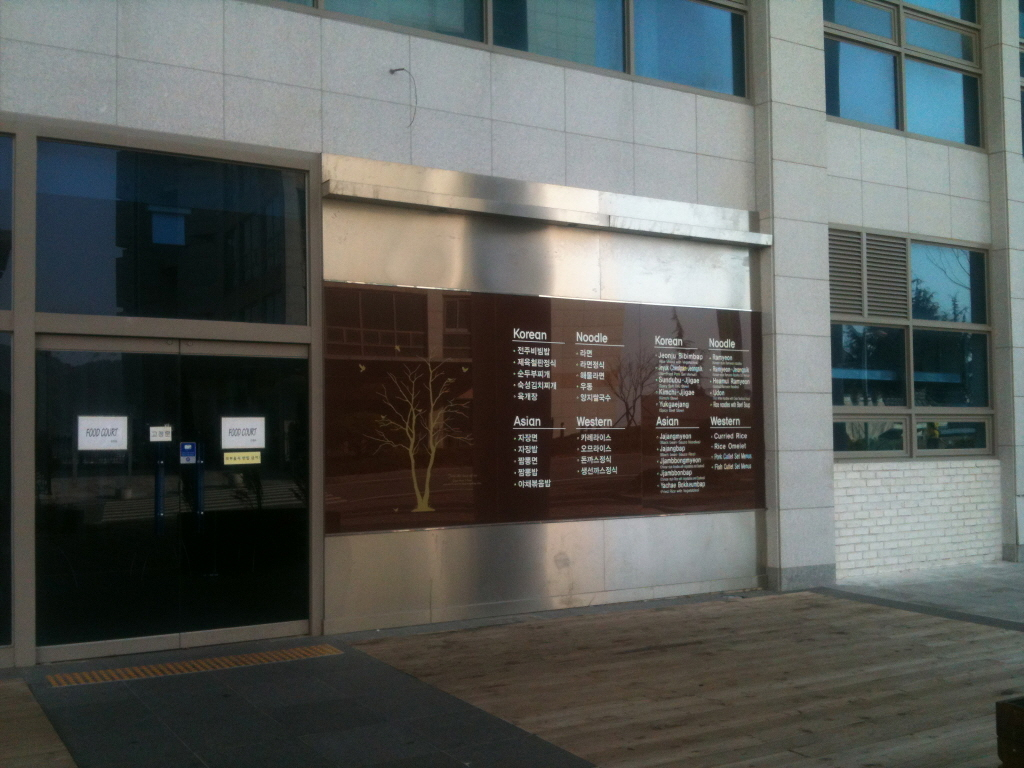
#> input picture homework4/dsu1.jpg, 1024 x 768 px
$ jupyter execute --allow-errors homework4.ipynb
#> lines starting #> are read from the running program, lines starting #| are printed output that depends on the picture
[cell 1]
import cv2
import numpy as np
from matplotlib import pyplot as plt

[cell 2]
img = cv2.imread('dsu1.jpg')
#> img is the input picture: shape (768, 1024, 3); mean B, G, R 88.3, 91.5, 88.3
rows,cols,ch = img.shape
#> rows = 768; cols = 1024; ch = 3

pts1 = np.float32([[327,278],[759,330],[340,545],[760,530]])
pts2 = np.float32([[0,0],[300,0],[0,300],[300,300]])

M = cv2.getPerspectiveTransform(pts1,pts2)

dst = cv2.warpPerspective(img,M,(300,300))
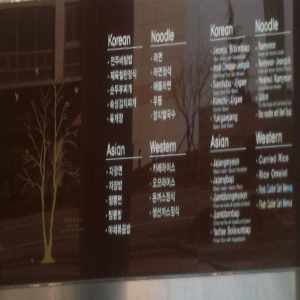
#> dst: shape (300, 300, 3); mean B, G, R 51.2, 57.8, 70.9

plt.subplot(121),plt.imshow(img),plt.title('Input')
plt.subplot(122),plt.imshow(dst),plt.title('Output')
plt.show()
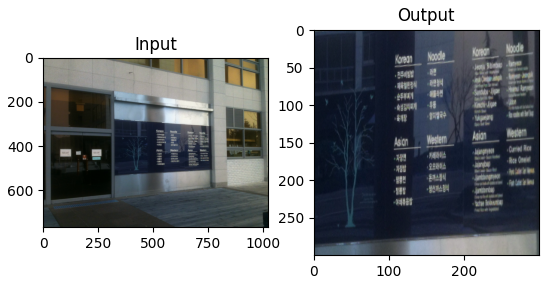
#> figure drawn by matplotlib, 2 panels; B, G, R data is drawn as R, G, B

$ run again, with chap14/sIMG_2164.jpg copied over homework4/dsu1.jpg
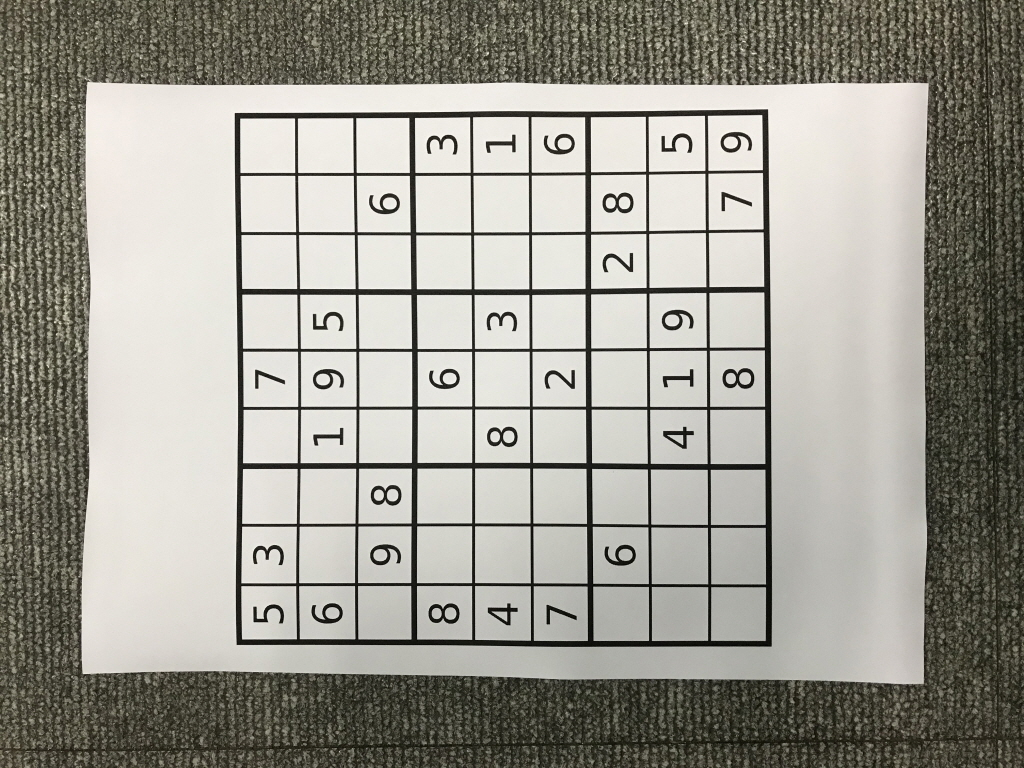
#> input picture chap14/sIMG_2164.jpg, 1024 x 768 px
#> img is the input picture: shape (768, 1024, 3); mean B, G, R 146.2, 155.1, 157.1
#> `dst = cv2.warpPerspective(img,M,(300,300))`:
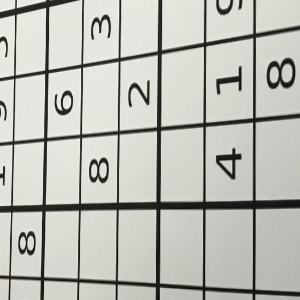
#> dst: shape (300, 300, 3); mean B, G, R 182.4, 188.4, 188.7
#> `plt.show()`:
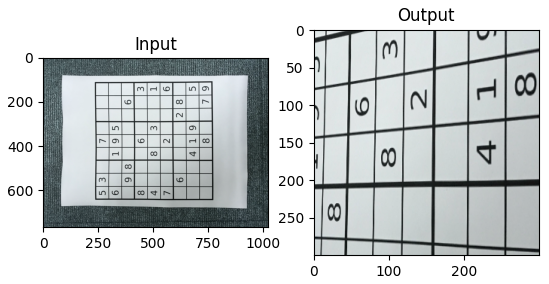
#> figure drawn by matplotlib, 2 panels; B, G, R data is drawn as R, G, B
